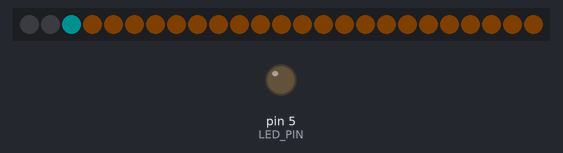
Bench run of a sketch on a simulated Arduino Uno, built with avr-gcc and run on an emulated ATmega328P. Parts: 25 RGB LEDs in strip order, left to right, output pins drawn as LEDs (lit = HIGH). Dim RGB values are drawn brighter than linear.

Above: at 0.01 s.
At 6.13 s:
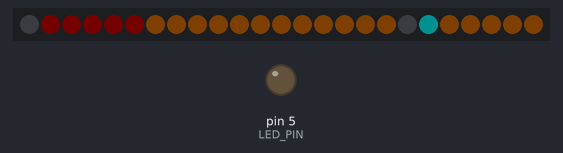
At 12.38 s:
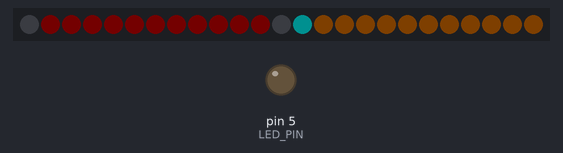
At 18.51 s:
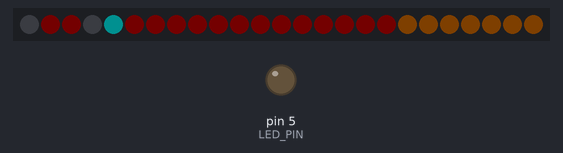
At 24.76 s:
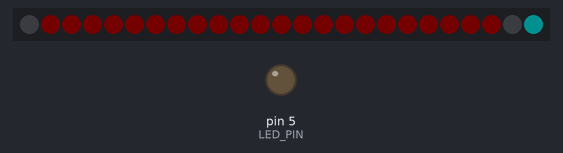
At 37.5 s:
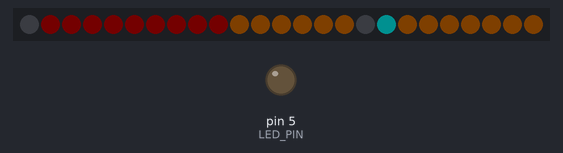

The sketch:

neopixel_playground.ino
```cpp
#include <Adafruit_NeoPixel.h>
#define WS2812_PIN 4 // Pin connected to WS2812 LED
#define BUTTON_PIN 0
#define LED_PIN    5
#define NUMBER_OF_NEOPIXELS 25

// how fast the bar changes
#define MAX_BAR_DELAY 25
//how fast the little pixel moves
#define MAIN_LOOP_DELAY 40

Adafruit_NeoPixel rgb = Adafruit_NeoPixel(NUMBER_OF_NEOPIXELS, WS2812_PIN, NEO_GRB + NEO_KHZ800);

void setup() {
  // Initialize hardware
  Serial.begin(115200); // Serial
  rgb.begin(); // RGB LED string
  rgb.setBrightness(16); // no need to be bright indoors
  clear_neopixels();
  pinMode(BUTTON_PIN, INPUT); // Button input
  pinMode(LED_PIN, OUTPUT); // LED output
}


void clear_neopixels() {
  for (byte i = 0; i < NUMBER_OF_NEOPIXELS; i++) {
    rgb.setPixelColor(i, 0,0,0);
  }
  rgb.show();
}

void clear_pixel(byte led) {
  rgb.setPixelColor(led, 0,0,0);
}


//-----------------------------------
byte current_led = 1;
byte bar_delay = MAX_BAR_DELAY;
byte current_bar_length = 1;
bool red_fill = true;
// ring starts lit, then a red bar grows clockwise until the ring is all red.

void loop() {

  //  slowly grow a solid ring
  if (bar_delay-- == 0) { // wait for many loop cycles before removing bar pixel
    bar_delay = MAX_BAR_DELAY;
    if (current_bar_length++ >= NUMBER_OF_NEOPIXELS) current_bar_length = 1;
  }

  // the appearing part can be dark (off) or red
  if (red_fill) {
      for (byte i = 1; i <current_bar_length; i++) {
        rgb.setPixelColor(i, 28, 0, 0);
      }
    }

  // the disappearing part is golden
  for (byte i = current_bar_length; i <= NUMBER_OF_NEOPIXELS; i++) {
    rgb.setPixelColor(i, 64, 40, 0);
  }

  // fast moving pixel overlays the ring
  clear_pixel(current_led);
  if (current_led++ > NUMBER_OF_NEOPIXELS) current_led = 1;
  rgb.setPixelColor(current_led, 0, 255, 255);

  rgb.show();
  delay(MAIN_LOOP_DELAY);
}
```
